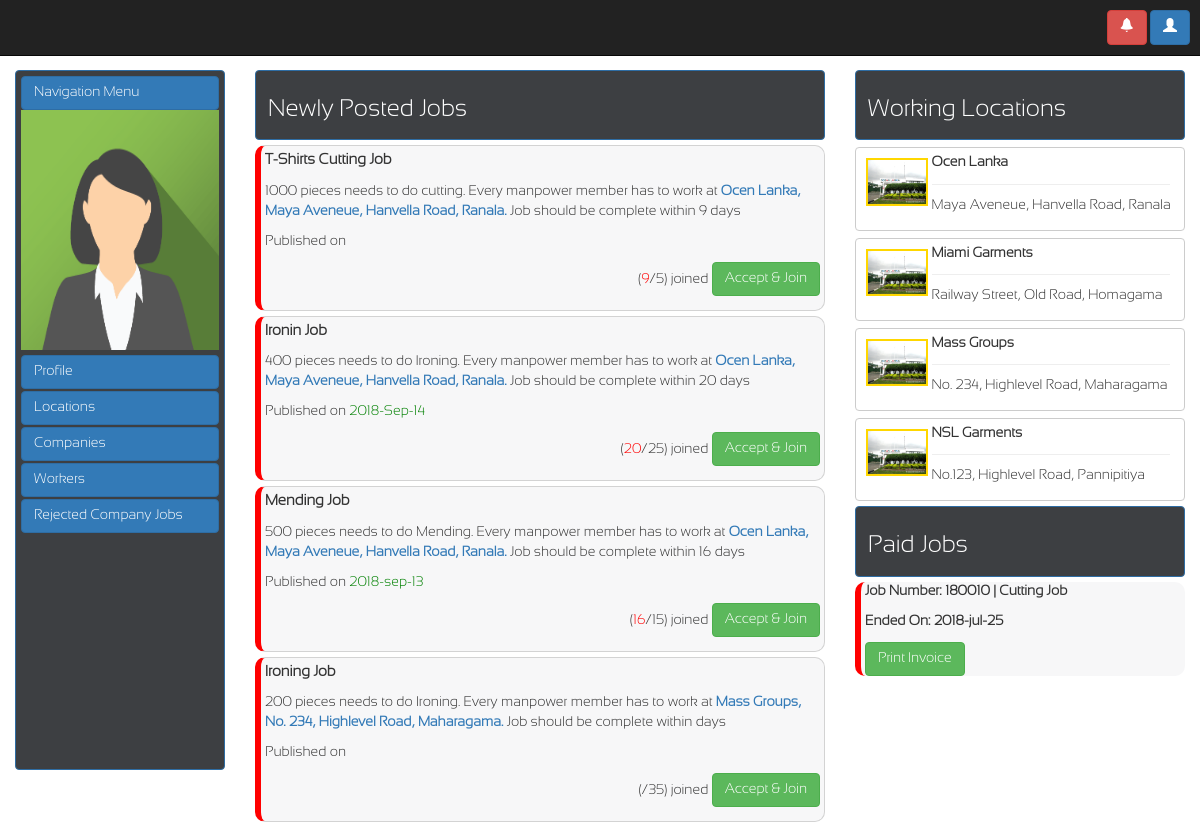
Page /pages/worker.php (signed in) on the committed database.
### tables this page shows
CREATE TABLE `supplier_job` (
  `jobID` int(11) NOT NULL,
  `jobTitle` varchar(45) DEFAULT NULL,
  `jobType` varchar(45) DEFAULT NULL,
  `jobCount` int(11) DEFAULT NULL,
  `workerCount` int(11) NOT NULL,
  `jobPeriod` varchar(45) DEFAULT NULL,
  `jobStatus` varchar(45) DEFAULT NULL,
  `jobStart` varchar(45) DEFAULT NULL,
  `jobEnd` varchar(45) DEFAULT NULL,
  `jobPublished` varchar(100) DEFAULT NULL,
  `jobProgress` varchar(45) DEFAULT NULL,
  `supID` varchar(45) NOT NULL,
  `locationID` int(11) NOT NULL,
  `comID` varchar(100) DEFAULT NULL
);

CREATE TABLE `location` (
  `locID` int(11) NOT NULL,
  `locName` varchar(45) DEFAULT NULL,
  `locStreet` varchar(45) DEFAULT NULL,
  `locVillage` varchar(45) DEFAULT NULL,
  `locCity` varchar(45) DEFAULT NULL
);

CREATE TABLE `invoice` (
  `invoiceID` int(11) NOT NULL,
  `jobID` int(11) DEFAULT NULL,
  `workerID` varchar(45) DEFAULT NULL,
  `invoice` varchar(5000) DEFAULT NULL
);

### pages/query_boxes/supplier_jobs_accept.php (the view)
<?php
    $queryJob="SELECT * FROM supplier_job WHERE jobStatus='offline' LIMIT  4";
    $resultJob=mysqli_query($conn,$queryJob);
    if(mysqli_num_rows($resultJob)>0){
        while($rowJob=mysqli_fetch_assoc($resultJob)){
            $locationID=$rowJob['locationID'];
            $queryLocation="SELECT * FROM location WHERE locID='$locationID'";
            $resultLocation=mysqli_query($conn,$queryLocation);
            $rowLocation=mysqli_fetch_assoc($resultLocation);
            $locationName=$rowLocation['locName'];
            $locationAddress=$rowLocation['locStreet'].", ".$rowLocation['locVillage'].", ".$rowLocation['locCity'];
            echo "<div id='jobs' style='border:1px solid lightgrey;border-radius:10px;width:100%;height:100%;border-left:6px solid red;background-color:rgb(239, 240, 242,0.5);margin:0 0 5px 0;padding:4px'>
                <strong>
                    <font style='font-size:15px'>
                        <p>".$rowJob['jobTitle']."</p>
                    </font>
                </strong>
                <p >".$rowJob['jobCount']." pieces needs to do ".$rowJob['jobType'].". Every manpower member has to work at
                    <strong><a href='#'>".$locationName.", ".$locationAddress.".</a></strong> Job should be complete within ".$rowJob['jobPeriod']." days
                </p>
                <p>Published on <font style='color:green;'>".$rowJob['jobPublished']."</font>
                </p>
                <div style='text-align:right'>
                    <p>(<font style='color:red;'>".$rowJob['jobPeriod']."</font>/".($rowJob['workerCount']+5).") joined
                        <a href='./query_boxes/worker_accept_jobs.php?jobID=".$rowJob['jobID']."'><button id='join_btn' class='btn btn-success' onclick="."show_div('job')".">Accept & Join</button></a>
                    </p>
                </div>
                </div>";
        }
    }
?>

### pages/query_boxes/locations_view.php (shortened to what this page needs)
<?php
    $queryLoc="SELECT * FROM location LIMIT 10";
    $resultLoc=mysqli_query($conn,$queryLoc);
    if(mysqli_num_rows($resultLoc)>0){
        while($rowLoc=mysqli_fetch_assoc($resultLoc)){
            $locationAddress=$rowLoc['locStreet'].", ".$rowLoc['locVillage'].", ".$rowLoc['locCity'];
            echo "<div class='btn btn-default' style='margin:2px 0 5px 0;padding:10px;width:100%;text-align:left' data-target='#location_details_modal' data-toggle='modal'>
                    <div style='width:10%;display:inline'>
                        <img src='../Assests/locations/ocean_lanka.jpg' style='width:20%;padding:0;border:2px solid gold;'>
                    </div>
                    <div style='width:80%;display:inline;float:right;padding:4px;line-height:8%'>
                        <p><strong>".$rowLoc['locName']."</strong><hr></p>
                        <p>$locationAddress</p>
                    </div>
                </div>";
        }
    }
?>

### pages/query_boxes/worker_paid_jobs.php
<?php
    $queryJob="SELECT * FROM invoice,worker,supplier_job WHERE invoice.workerID=worker.workerID && supplier_job.jobID=invoice.jobID && supplier_job.jobStatus='done'";
    $resultJob=mysqli_query($conn,$queryJob);
    if(mysqli_num_rows($resultJob)>0){
        while($rowJob=mysqli_fetch_assoc($resultJob)){
            echo "<div style='border-radius:10px;width:100%;height:100%;border-left:6px solid red;background-color:rgb(239, 240, 242,0.5);margin:0 0 5px 0;padding:0 0 0 4px'>
            <strong>
                <p>Job Number: ".$rowJob['jobID']." | ".$rowJob['jobTitle']."</p>
                <p>Ended On: ".$rowJob['jobEnd']."</p>
            <p>
                <button class='btn btn-success'>Print Invoice</button>
            </p>
            </div>";
        }
    }
?>

### rows in the picture
supplier_job: jobTitle "T-Shirts Cutting Job", jobCount "1000", jobType "cutting", locationID.locName "Ocen Lanka", locationID.locCity "Maya Aveneue, Hanvella Road, Ranala", jobPeriod "9", $rowJob['workerCount']+5 "5"
supplier_job: jobTitle "Ironin Job", jobCount "400", jobType "Ironing", locationID.locName "Ocen Lanka", locationID.locCity "Maya Aveneue, Hanvella Road, Ranala", jobPeriod "20", jobPublished "2018-Sep-14", $rowJob['workerCount']+5 "25"
supplier_job: jobTitle "Mending Job", jobCount "500", jobType "Mending", locationID.locName "Ocen Lanka", locationID.locCity "Maya Aveneue, Hanvella Road, Ranala", jobPeriod "16", jobPublished "2018-sep-13", $rowJob['workerCount']+5 "15"
supplier_job: jobTitle "Ironing Job", jobCount "200", jobType "Ironing", locationID.locName "Mass Groups", locationID.locCity "No. 234, Highlevel Road, Maharagama", $rowJob['workerCount']+5 "35"
location: locName "Ocen Lanka", locationAddress "Maya Aveneue, Hanvella Road, Ranala"
location: locName "Miami Garments", locationAddress "Railway Street, Old Road, Homagama"
location: locName "Mass Groups", locationAddress "No. 234, Highlevel Road, Maharagama"
location: locName "NSL Garments", locationAddress "No.123, Highlevel Road, Pannipitiya"
invoice: jobID.jobID "180010", jobID.jobTitle "Cutting Job", jobID.jobEnd "2018-jul-25"
